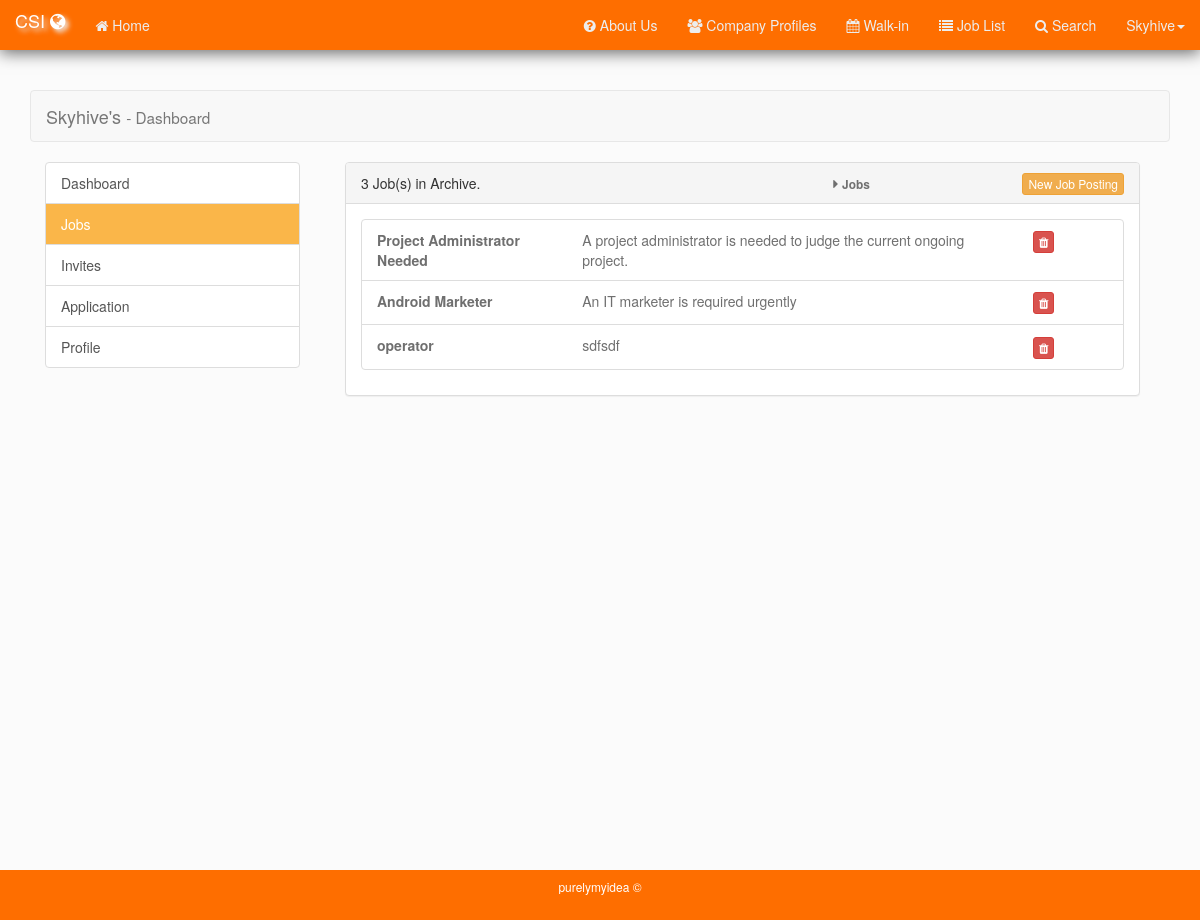
The app's page /com_jobs.php (signed in) with its own data.
### tables this page shows
CREATE TABLE `company` (
  `id` int(11) NOT NULL,
  `acc_type` int(11) NOT NULL,
  `cname` varchar(255) NOT NULL,
  `email` varchar(255) NOT NULL,
  `location` varchar(255) NOT NULL,
  `address` text DEFAULT NULL,
  `phone` varchar(225) NOT NULL,
  `hashed_pass` varchar(225) NOT NULL,
  `logo` varchar(225) DEFAULT NULL,
  `created_at` varchar(225) NOT NULL,
  `c_info` text NOT NULL
);

CREATE TABLE `jobs` (
  `id` int(11) NOT NULL,
  `com_id` int(11) NOT NULL,
  `title` varchar(255) NOT NULL,
  `description` text NOT NULL,
  `status` int(11) NOT NULL,
  `min_req` int(11) NOT NULL,
  `indus` varchar(225) NOT NULL,
  `func_area` varchar(225) NOT NULL,
  `pos` varchar(225) NOT NULL,
  `salary` int(11) NOT NULL,
  `idate` varchar(255) NOT NULL,
  `itime` varchar(255) NOT NULL,
  `ivenue` varchar(255) NOT NULL,
  `iexp` int(11) NOT NULL
);

### config/director.php (called while the page is built, shortened)
<?php
include_once('connect.php');
function getComData()
{
    global $conn;
    if (!isset($_SESSION['c_user_name']) && !isset($_SESSION['com_user_id'])) {
        return null;
    } else {
        $id = $_SESSION['com_user_id'];
        $sql = "SELECT * FROM company WHERE id = '$id'";
        $parser = mysqli_query($conn, $sql) or die(mysqli_error($conn));
        $user_data = mysqli_fetch_array($parser);
        return $user_data;
    }
}
if(isset($_SESSION['c_user_id'])){
    $user_data = getdata();
}elseif(isset($_SESSION['com_user_id'])){
    $user_data = getComData();
}else{
    $user_data = array();
    $user_data['acc_type'] = '0';
}

### core/functionality.php (called while the page is built, shortened)
<?php
function getJobs($id){
    global $conn;
    $sql = "SELECT * FROM jobs WHERE com_id = '$id'";
    $parser = mysqli_query($conn, $sql) or die(mysqli_error($conn));
    if($parser){
        $_data = array();
        while($jlist = mysqli_fetch_array($parser)){
            $_data[] = $jlist;
        }
        return $_data;
    }
}

### com_jobs.php (the view, shortened to what this page needs)
<?php
$isactive['jobs'] = 'cactive';
include_once 'template/com_dash_head.php';
?>
<div class="col-xs-12">
    <div class="panel panel-default">
        <div class="panel-heading">
            <?php
            $jobs = getJobs($user_data['id']);
            echo count($jobs);
            ?>
             Job(s) in Archive.
            <a class="btn btn-warning btn-xs pull-right" href="com_new_job.php">New Job Posting</a>
            <span class="pull-right" style="margin-right: 20%"> <i class="fa fa-caret-right"></i> <small><b>Jobs</b></small></span>
        </div>
        <div class="panel-body">
            <?php
                if(count($jobs) < 1){ ?>
                    <h4 class="text-center">Click <a class="btn btn-warning btn-sm" href="com_new_job.php">HERE</a> to CREATE a new Job Offer! </h4>
                <?php }else{ ?>
                    <ul class="" style="padding: 0">
                        <?php foreach ($jobs as $job){ ?>
                            <a class="list-group-item" href="com_jobs_details.php?id=<?php echo $job['id']?>&table=jobs">
                            <div class="row">
                                <div class="col-xs-3"><span><b><?php echo $job['title'] ?></b></span></div>
                                    <div class="col-xs-9">
                                            <div class="col-xs-10">
                                                <span><?php echo $job['description'] ?></span>
                                            </div>
                                            <div class="col-xs-2">
                                                <form action="functions/delete.php" method="post">
                                                    <button type="submit" name="del_job" class="btn btn-danger btn-xs"><i class="fa fa-trash"></i></button>
                                                </form>
                                            </div>
                                    </div>
                            </div>
                        </a>
                        <?php } ?>
                    </ul>
                <?php } ?>
        </div>
    </div>
</div>
<?php
include_once 'template/com_dash_foot.php';
?>

### template/com_dash_head.php (shortened to what this page needs)
<?php
include_once (APP . 'config/director.php');
include_once (APP . 'core/functionality.php');
include_once(APP . 'layout/header.php');
?>
<div class="col-xs-12" style="min-height: 720px">
    <div class="row navbar navbar-default">
        <div class="container-fluid">
            <span class="navbar-brand" ><?php echo $user_data['cname'] . "'s" ?> <small> - Dashboard</small></span>
        </div>
    </div>
    <div class="row">
        <div class="col-sm-3 col-xs-12">
            <ul class="list-group csidebar">
                <a href="com_dashboard.php" class="list-group-item <?=@$isactive['dashboard']?>">Dashboard</a>
                <a href="com_jobs.php" class="list-group-item <?=@$isactive['jobs']?>">Jobs</a>
                <a href="com_invite.php" class="list-group-item <?=@$isactive['invites']?>">Invites</a>
                <a href="com_app.php" class="list-group-item <?=@$isactive['apps']?>">Application</a>
                <a href="com_details.php" class="list-group-item <?=@$isactive['profile']?>">Profile</a>
            </ul>
        </div>
        <div class="col-sm-9 col-xs-12">

### public/css/main.css (style rules this page uses)
body { background-color: #fbfbfb; }
.cactive { background-color: rgba(249, 154, 0, 0.71); }
.csidebar a.cactive { color: #fff }

### records on screen
company: cname "Skyhive"
jobs: title "Project Administrator Needed", description "A project administrator is needed to judge the current ongoing project."
jobs: title "Android Marketer", description "An IT marketer is required urgently"
jobs: title "operator", description "sdfsdf"

### other values on screen
$user "Skyhive"
count($jobs) "3"
